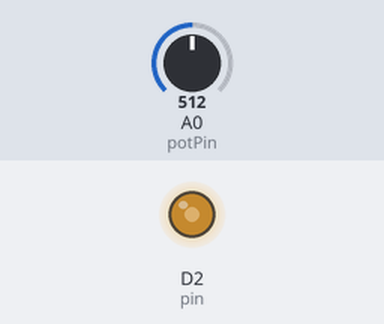
Simulated run of this sketch. Board: ESP8266 (NodeMCU). Shown: output pins drawn as LEDs (lit = HIGH). The inputs (shaded band) are chosen by the test bench; at power-on: A0 (potPin) = 512.

Above: at 1.2 s.
1.3 s: A0 (potPin) set to 716
At 2.1 s:
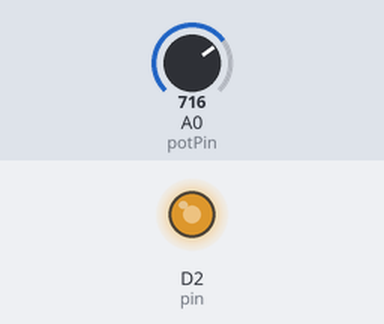
2.8 s: A0 (potPin) set to 900
At 3.2 s:
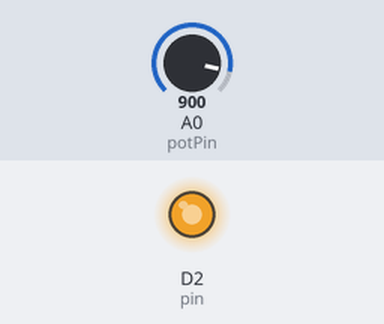
4.3 s: A0 (potPin) set to 122
At 5.5 s:
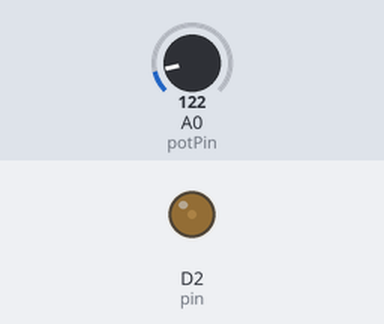
5.8 s: A0 (potPin) set to 0
At 6.4 s:
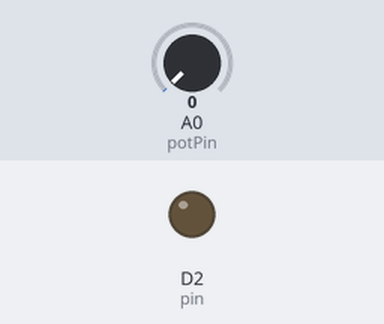
7.3 s: A0 (potPin) set to 511
At 8.7 s:
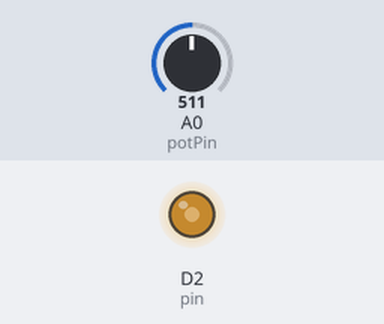
Timing chart, 0 to 9.8 s (numbered marks = the images above; inputs shaded):
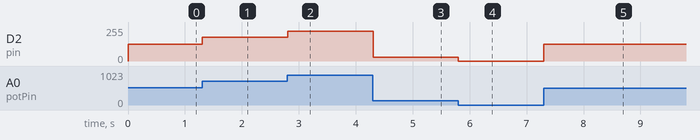

The sketch:

LED_with_PWM.ino
```cpp
const int pin = D2;
const int potPin = A0;

void setup() {
  // put your setup code here, to run once:
  pinMode(pin, OUTPUT);
  pinMode(potPin, INPUT);
  analogWriteRange(1023);
}

void loop() {
  // put your main code here, to run repeatedly:

  int potValue = analogRead(potPin);

  analogWrite(pin, potValue);

  delay(10);

}
```

Measured:
- after the input at 1.3 s, D2 (pin): 127/255 → 178/255 at once
- after the input at 2.8 s, D2 (pin): 178/255 → 224/255 at once
- after the input at 4.3 s, D2 (pin): 224/255 → 30/255 at once
- after the input at 5.8 s, D2 (pin): 30/255 → 0/255 at once
- after the input at 7.3 s, D2 (pin): 0/255 → 127/255 at once
